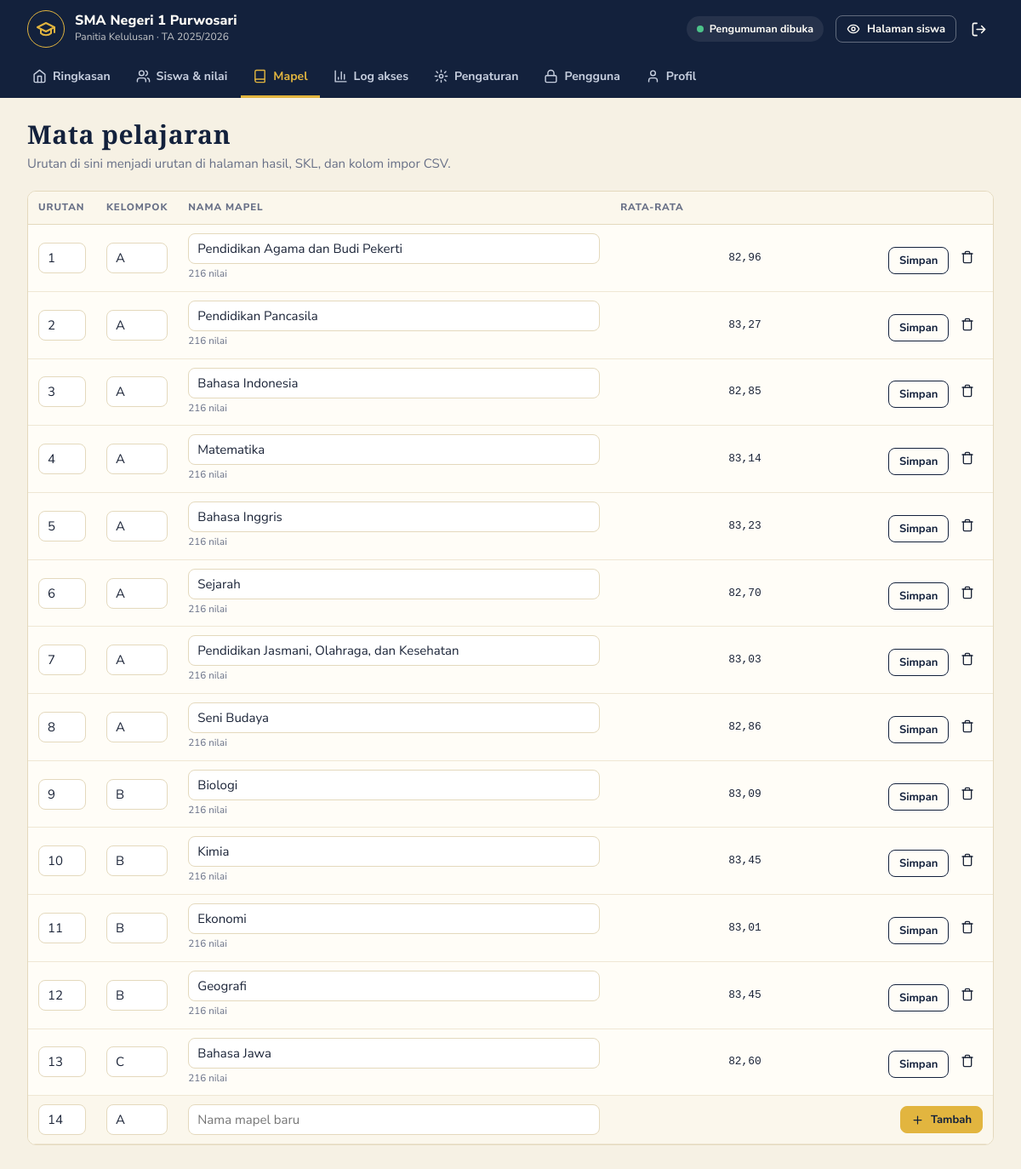
/index.php?page=mapel (signed in), run on the app's committed database.
### tables this page shows
CREATE TABLE mapel (
  id INT AUTO_INCREMENT PRIMARY KEY,
  kelompok VARCHAR(10) NOT NULL DEFAULT 'A',
  nama VARCHAR(100) NOT NULL,
  urutan INT NOT NULL DEFAULT 1
);

### index.php (called while the page is built, shortened)
<?php
require __DIR__ . '/includes/bootstrap.php';
$publik = ['beranda', 'hasil', 'skl.saya', 'verifikasi', 'waktu', 'login', 'keluar.siswa'];
$routes = [
    'beranda'      => 'pages/beranda.php',
    'hasil'        => 'pages/hasil.php',
    'skl.saya'     => 'pages/skl.php',
    'verifikasi'   => 'pages/verifikasi.php',
    'waktu'        => 'pages/waktu.php',
    'keluar.siswa' => 'pages/keluar_siswa.php',
    'login'        => 'pages/login.php',
    'logout'       => 'pages/logout.php',
    'dashboard'    => 'pages/dashboard.php',
    'siswa'        => 'pages/siswa/index.php',
    'siswa.form'   => 'pages/siswa/form.php',
    'siswa.aksi'   => 'pages/siswa/aksi.php',
    'siswa.impor'  => 'pages/siswa/impor.php',
    'skl'          => 'pages/skl.php',
    'mapel'        => 'pages/mapel.php',
    'log'          => 'pages/log.php',
    'pengaturan'   => 'pages/pengaturan.php',
    'pengguna'     => 'pages/pengguna.php',
    'profil'       => 'pages/profil.php',
];
$page = $_GET['page'] ?? 'beranda';
if (!in_array($page, $publik, true)) require_login();
require __DIR__ . '/' . $routes[$page];

### pages/mapel.php (the view, shortened to what this page needs)
<?php
$rows = q('SELECT m.*, COUNT(n.siswa_id) jml, AVG(n.nilai) rata FROM mapel m LEFT JOIN nilai n ON n.mapel_id = m.id GROUP BY m.id ORDER BY m.urutan, m.id')->fetchAll();
require __DIR__ . '/../includes/header.php';
?>
<section class="kartu rata">
  <div class="tabel-wrap">
  <table class="tabel">
    <thead><tr><th style="width:80px">Urutan</th><th style="width:90px">Kelompok</th><th>Nama mapel</th><th class="kanan">Rata-rata</th><th></th></tr></thead>
    <tbody>
    <?php foreach ($rows as $m): $fid = 'm' . $m['id']; ?>
      <tr>
        <td><input class="input" form="<?= $fid ?>" name="urutan" value="<?= (int) $m['urutan'] ?>" inputmode="numeric" aria-label="Urutan"></td>
        <td><input class="input" form="<?= $fid ?>" name="kelompok" value="<?= e($m['kelompok']) ?>" aria-label="Kelompok"></td>
        <td><input class="input" form="<?= $fid ?>" name="nama" value="<?= e($m['nama']) ?>" aria-label="Nama mapel"><small class="muted"><?= (int) $m['jml'] ?> nilai</small></td>
        <td class="kanan mono"><?= angka($m['rata']) ?></td>
        <td class="kanan nowrap">
          <form id="<?= $fid ?>" method="post" class="inline"><?= csrf_field() ?><input type="hidden" name="id" value="<?= (int) $m['id'] ?>"><button class="btn kecil">Simpan</button></form>
          <?php if (is_admin()): ?><form method="post" class="inline" data-yakin="Hapus mapel <?= e($m['nama']) ?>? Semua nilainya ikut terhapus."><button class="ibtn" aria-label="Hapus <?= e($m['nama']) ?>"><?= icon('sampah', 16) ?></button></form><?php endif; ?>
        </td>
      </tr>
    <?php endforeach; ?>
      <tr class="baris-baru">
        <td><input class="input" form="baru" name="urutan" value="<?= count($rows) + 1 ?>" inputmode="numeric" aria-label="Urutan"></td>
        <td><input class="input" form="baru" name="kelompok" value="A" aria-label="Kelompok"></td>
        <td><input class="input" form="baru" name="nama" placeholder="Nama mapel baru" aria-label="Nama mapel baru"></td>
        <td></td>
        <td class="kanan"><form id="baru" method="post"><?= csrf_field() ?><button class="btn emas kecil"><?= icon('plus', 15) ?>Tambah</button></form></td>
      </tr>
    </tbody>
  </table>
  </div>
</section>
<?php require __DIR__ . '/../includes/footer.php'; ?>

### includes/bootstrap.php (shortened to what this page needs)
<?php
function db(): PDO
{
    static $pdo = null;
    if ($pdo === null) {
        $c = require __DIR__ . '/../config/database.php';
        $dsn = "mysql:host={$c['host']};port={$c['port']};dbname={$c['database']};charset=utf8mb4";
        try {
            $pdo = new PDO($dsn, $c['username'], $c['password'], [
                PDO::ATTR_ERRMODE => PDO::ERRMODE_EXCEPTION,
                PDO::ATTR_DEFAULT_FETCH_MODE => PDO::FETCH_ASSOC,
            ]);
            $pdo->exec("SET time_zone = '+07:00'");
        } catch (PDOException $e) {
            die('<h3>Koneksi database gagal.</h3><p>Cek <b>config/database.php</b> dan pastikan database <b>'
                . htmlspecialchars($c['database']) . '</b> sudah di-import dari folder <b>database/</b>.</p>');
        }
    }
    return $pdo;
}
function q(string $sql, array $params = []): PDOStatement
{
    $st = db()->prepare($sql);
    $st->execute($params);
    return $st;
}
function e($v): string
{
    return htmlspecialchars((string) $v, ENT_QUOTES, 'UTF-8');
}
function user(): ?array
{
    return $_SESSION['user'] ?? null;
}
function require_login(): void
{
    $u = q('SELECT id, nama, username, role, aktif FROM pengguna WHERE id = ?', [user()['id']])->fetch();
}
function is_admin(): bool
{
    return (user()['role'] ?? '') === 'admin';
}
function angka($v, int $des = 2): string
{
    return $v === null || $v === '' ? '-' : number_format((float) $v, $des, ',', '.');
}
function icon(string $name, int $size = 18): string
{
    return '<svg class="ic" width="' . $size . '" height="' . $size . '" viewBox="0 0 24 24" fill="none" stroke="currentColor" stroke-width="2" stroke-linecap="round" stroke-linejoin="round" aria-hidden="true">' . ($p[$name] ?? $p['info']) . '</svg>';
}

### assets/css/style.css (style rules this page uses)
:root { --navy: #13213c; --navy2: #1d3157; --navy3: #2a4373; --emas: #e2b53f; --emas-tua: #a87f1c; --emas-muda: #f6e7b8; --gading: #f6f1e4; --kertas: #fffdf7; --garis: #e4d9bd; --tinta: #1b2438; --muted: #687087; --hijau: #1e7a50; --hijau-muda: #dff1e6; --merah: #b0353a; --merah-muda: #f8e1df; --kuning: #9a6a0c; --kuning-muda: #fbefcf; --abu-muda: #eceef2; --r: 10px; --serif: 'Bodoni Moda', Georgia, serif; --sans: 'Nunito Sans', system-ui, -apple-system, 'Segoe UI', sans-serif; }
* { box-sizing: border-box; }
html { -webkit-text-size-adjust: 100%; }
body { margin: 0; font: 15px/1.55 var(--sans); color: var(--tinta); background: var(--gading); overflow-x: hidden; }
.ic { flex: none; vertical-align: middle; }
.muted { color: var(--muted); }
.kecil { font-size: 13px; }
.kanan { text-align: right; }
.nowrap { white-space: nowrap; }
.mono { font-family: ui-monospace, 'SFMono-Regular', Menlo, Consolas, monospace; font-size: .92em; }
.btn { display: inline-flex; align-items: center; justify-content: center; gap: 8px; min-height: 40px; padding: 8px 16px; border-radius: 8px; border: 1.5px solid var(--navy); background: var(--kertas); color: var(--navy); font: 700 14px var(--sans); text-decoration: none; cursor: pointer; }
.btn.emas { background: var(--emas); border-color: var(--emas); color: var(--navy); }
.btn.kecil { min-height: 32px; padding: 4px 12px; font-size: 13px; }
.ibtn { display: inline-grid; place-items: center; width: 36px; height: 36px; border-radius: 8px; border: 0; background: transparent; color: inherit; cursor: pointer; }
input, select, textarea, .input { width: 100%; min-height: 42px; padding: 9px 12px; border: 1.5px solid var(--garis); border-radius: 8px; background: #fff; font: 15px var(--sans); color: var(--tinta); }
body.panel { background: var(--gading); }
.kartu { background: var(--kertas); border: 1px solid var(--garis); border-radius: var(--r); padding: 20px; margin-bottom: 18px; min-width: 0; }
.kartu.rata { padding: 0; overflow: hidden; }
.tabel-wrap { overflow-x: auto; }
.tabel { width: 100%; border-collapse: collapse; font-size: 14px; }
.tabel th { text-align: left; font-size: 11.5px; letter-spacing: .08em; text-transform: uppercase; color: var(--muted); font-weight: 800; padding: 10px 12px; border-bottom: 1.5px solid var(--garis); background: #fbf7ec; }
.tabel td { padding: 10px 12px; border-bottom: 1px solid #efe7d4; vertical-align: middle; }
.tabel .input { min-height: 36px; padding: 6px 10px; }
.inline { display: inline; margin: 0; }
.baris-baru td { background: #fbf7ec; }

### data on the page
mapel: urutan "1", kelompok "A", nama "Pendidikan Agama dan Budi Pekerti", jml "216", rata "82,96", $size 16 (drawn)
mapel: urutan "2", kelompok "A", nama "Pendidikan Pancasila", jml "216", rata "83,27", $size 16 (drawn)
mapel: urutan "3", kelompok "A", nama "Bahasa Indonesia", jml "216", rata "82,85", $size 16 (drawn)
mapel: urutan "4", kelompok "A", nama "Matematika", jml "216", rata "83,14", $size 16 (drawn)
mapel: urutan "5", kelompok "A", nama "Bahasa Inggris", jml "216", rata "83,23", $size 16 (drawn)
mapel: urutan "6", kelompok "A", nama "Sejarah", jml "216", rata "82,70", $size 16 (drawn)
mapel: urutan "7", kelompok "A", nama "Pendidikan Jasmani, Olahraga, dan Kesehatan", jml "216", rata "83,03", $size 16 (drawn)
mapel: urutan "8", kelompok "A", nama "Seni Budaya", jml "216", rata "82,86", $size 16 (drawn)
mapel: urutan "9", kelompok "B", nama "Biologi", jml "216", rata "83,09", $size 16 (drawn)
mapel: urutan "10", kelompok "B", nama "Kimia", jml "216", rata "83,45", $size 16 (drawn)
mapel: urutan "11", kelompok "B", nama "Ekonomi", jml "216", rata "83,01", $size 16 (drawn)
mapel: urutan "12", kelompok "B", nama "Geografi", jml "216", rata "83,45", $size 16 (drawn)
mapel: urutan "13", kelompok "C", nama "Bahasa Jawa", jml "216", rata "82,60", $size 16 (drawn)

### other printed values
$_s['nama_sekolah'] "SMA Negeri 1 Purwosari"
$_s['tahun_ajaran'] "2025/2026"
$_l "Ringkasan"
$_l "Siswa & nilai"
$_l "Mapel"
$_l "Log akses"
$_l "Pengaturan"
$_l "Pengguna"
$_l "Profil"
$title "Mata pelajaran"
$sub "Urutan di sini menjadi urutan di halaman hasil, SKL, dan kolom impor CSV."
